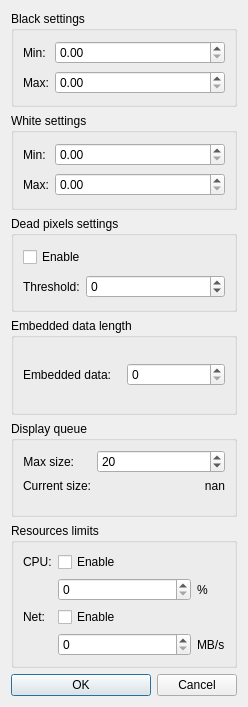
<?xml version="1.0" encoding="UTF-8"?>
<ui version="4.0">
 <class>adjustLimits</class>
 <widget class="QDialog" name="adjustLimits">
  <property name="geometry">
   <rect>
    <x>0</x>
    <y>0</y>
    <width>246</width>
    <height>707</height>
   </rect>
  </property>
  <property name="windowTitle">
   <string>Settings</string>
  </property>
  <layout class="QGridLayout" name="gridLayout_2">
   <item row="2" column="0">
    <widget class="QGroupBox" name="groupBox_3">
     <property name="title">
      <string>Dead pixels settings</string>
     </property>
     <layout class="QGridLayout" name="gridLayout_5" columnstretch="0,10">
      <item row="1" column="0">
       <widget class="QLabel" name="label_5">
        <property name="text">
         <string>Threshold:</string>
        </property>
       </widget>
      </item>
      <item row="1" column="1">
       <widget class="QSpinBox" name="sbDeadPixelThreshold">
        <property name="minimum">
         <number>-2147483647</number>
        </property>
        <property name="maximum">
         <number>2147483647</number>
        </property>
       </widget>
      </item>
      <item row="0" column="0" colspan="2">
       <widget class="QCheckBox" name="cbEnableDeadPixels">
        <property name="text">
         <string>Enable</string>
        </property>
       </widget>
      </item>
     </layout>
    </widget>
   </item>
   <item row="5" column="0">
    <widget class="QGroupBox" name="groupBox_5">
     <property name="title">
      <string>Resources limits</string>
     </property>
     <layout class="QGridLayout" name="gridLayout" columnstretch="0,10,0">
      <item row="3" column="2">
       <widget class="QLabel" name="label_7">
        <property name="text">
         <string>MB/s</string>
        </property>
       </widget>
      </item>
      <item row="3" column="1">
       <widget class="QSpinBox" name="sbNetworkLimit">
        <property name="suffix">
         <string notr="true"/>
        </property>
       </widget>
      </item>
      <item row="0" column="1">
       <widget class="QCheckBox" name="cbEnableCpuLimit">
        <property name="text">
         <string>Enable</string>
        </property>
       </widget>
      </item>
      <item row="1" column="1">
       <widget class="QSpinBox" name="sbCpuLimit"/>
      </item>
      <item row="1" column="2">
       <widget class="QLabel" name="label_11">
        <property name="text">
         <string>%</string>
        </property>
       </widget>
      </item>
      <item row="2" column="1">
       <widget class="QCheckBox" name="cbEnableNetworkLimit">
        <property name="text">
         <string>Enable</string>
        </property>
       </widget>
      </item>
      <item row="0" column="0">
       <widget class="QLabel" name="label_8">
        <property name="text">
         <string>CPU:</string>
        </property>
       </widget>
      </item>
      <item row="2" column="0">
       <widget class="QLabel" name="label_9">
        <property name="text">
         <string>Net:</string>
        </property>
       </widget>
      </item>
     </layout>
    </widget>
   </item>
   <item row="3" column="0">
    <widget class="QGroupBox" name="groupBox_4">
     <property name="title">
      <string>Embedded data length</string>
     </property>
     <layout class="QGridLayout" name="gridLayout_6">
      <item row="0" column="0">
       <widget class="QLabel" name="label_6">
        <property name="text">
         <string>Embedded data:</string>
        </property>
       </widget>
      </item>
      <item row="0" column="1">
       <widget class="QSpinBox" name="sbEmbeddedDataLength">
        <property name="maximum">
         <number>50</number>
        </property>
       </widget>
      </item>
     </layout>
    </widget>
   </item>
   <item row="1" column="0">
    <widget class="QGroupBox" name="groupBox_2">
     <property name="title">
      <string>White settings</string>
     </property>
     <layout class="QGridLayout" name="gridLayout_4" columnstretch="0,10">
      <item row="0" column="0">
       <widget class="QLabel" name="label_3">
        <property name="text">
         <string>Min:</string>
        </property>
       </widget>
      </item>
      <item row="0" column="1">
       <widget class="QDoubleSpinBox" name="whiteMin"/>
      </item>
      <item row="1" column="0">
       <widget class="QLabel" name="label_4">
        <property name="text">
         <string>Max:</string>
        </property>
       </widget>
      </item>
      <item row="1" column="1">
       <widget class="QDoubleSpinBox" name="whiteMax"/>
      </item>
     </layout>
    </widget>
   </item>
   <item row="6" column="0">
    <layout class="QHBoxLayout" name="horizontalLayout">
     <item>
      <widget class="QPushButton" name="okButton">
       <property name="sizePolicy">
        <sizepolicy hsizetype="Preferred" vsizetype="Fixed">
         <horstretch>0</horstretch>
         <verstretch>0</verstretch>
        </sizepolicy>
       </property>
       <property name="minimumSize">
        <size>
         <width>140</width>
         <height>0</height>
        </size>
       </property>
       <property name="text">
        <string>OK</string>
       </property>
       <property name="checkable">
        <bool>false</bool>
       </property>
       <property name="default">
        <bool>true</bool>
       </property>
       <property name="flat">
        <bool>false</bool>
       </property>
      </widget>
     </item>
     <item>
      <widget class="QPushButton" name="cancelButton">
       <property name="sizePolicy">
        <sizepolicy hsizetype="Fixed" vsizetype="Fixed">
         <horstretch>0</horstretch>
         <verstretch>0</verstretch>
        </sizepolicy>
       </property>
       <property name="text">
        <string>Cancel</string>
       </property>
      </widget>
     </item>
    </layout>
   </item>
   <item row="0" column="0">
    <widget class="QGroupBox" name="groupBox">
     <property name="title">
      <string>Black settings</string>
     </property>
     <layout class="QGridLayout" name="gridLayout_3" columnstretch="0,10">
      <item row="0" column="0">
       <widget class="QLabel" name="label">
        <property name="text">
         <string>Min:</string>
        </property>
       </widget>
      </item>
      <item row="0" column="1">
       <widget class="QDoubleSpinBox" name="blackMin"/>
      </item>
      <item row="1" column="0">
       <widget class="QLabel" name="label_2">
        <property name="text">
         <string>Max:</string>
        </property>
       </widget>
      </item>
      <item row="1" column="1">
       <widget class="QDoubleSpinBox" name="blackMax"/>
      </item>
     </layout>
    </widget>
   </item>
   <item row="4" column="0">
    <widget class="QGroupBox" name="groupBox_6">
     <property name="title">
      <string>Display queue</string>
     </property>
     <layout class="QFormLayout" name="formLayout">
      <item row="0" column="0">
       <widget class="QLabel" name="label_10">
        <property name="sizePolicy">
         <sizepolicy hsizetype="Preferred" vsizetype="Preferred">
          <horstretch>0</horstretch>
          <verstretch>0</verstretch>
         </sizepolicy>
        </property>
        <property name="text">
         <string>Max size:</string>
        </property>
        <property name="alignment">
         <set>Qt::AlignRight|Qt::AlignTrailing|Qt::AlignVCenter</set>
        </property>
       </widget>
      </item>
      <item row="0" column="1">
       <widget class="QSpinBox" name="displayQueueSize">
        <property name="minimum">
         <number>0</number>
        </property>
        <property name="maximum">
         <number>999</number>
        </property>
        <property name="value">
         <number>20</number>
        </property>
       </widget>
      </item>
      <item row="1" column="0">
       <widget class="QLabel" name="label_12">
        <property name="text">
         <string>Current size:</string>
        </property>
        <property name="alignment">
         <set>Qt::AlignRight|Qt::AlignTrailing|Qt::AlignVCenter</set>
        </property>
       </widget>
      </item>
      <item row="1" column="1">
       <widget class="QLabel" name="currentDisplayQueueSize">
        <property name="text">
         <string>nan</string>
        </property>
        <property name="alignment">
         <set>Qt::AlignRight|Qt::AlignTrailing|Qt::AlignVCenter</set>
        </property>
       </widget>
      </item>
     </layout>
    </widget>
   </item>
  </layout>
 </widget>
 <resources/>
 <connections/>
</ui>
